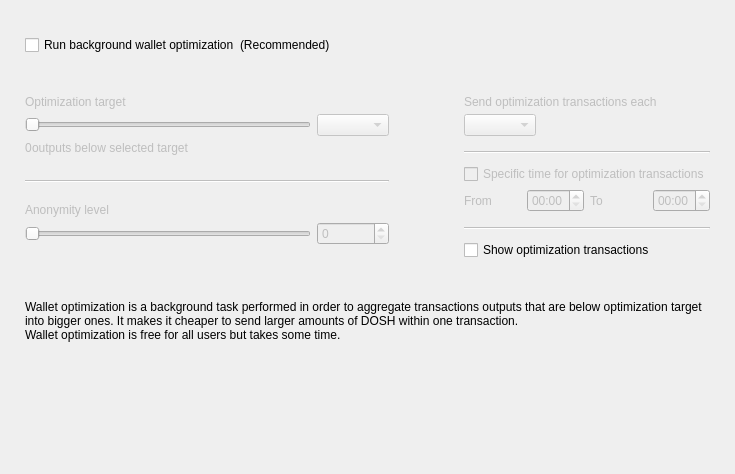
<?xml version="1.0" encoding="UTF-8"?>
<ui version="4.0">
 <class>OptimizationOptionsFrame</class>
 <widget class="QFrame" name="OptimizationOptionsFrame">
  <property name="geometry">
   <rect>
    <x>0</x>
    <y>0</y>
    <width>735</width>
    <height>474</height>
   </rect>
  </property>
  <property name="windowTitle">
   <string>Frame</string>
  </property>
  <property name="frameShape">
   <enum>QFrame::NoFrame</enum>
  </property>
  <property name="frameShadow">
   <enum>QFrame::Raised</enum>
  </property>
  <layout class="QVBoxLayout" name="verticalLayout">
   <property name="spacing">
    <number>0</number>
   </property>
   <property name="leftMargin">
    <number>25</number>
   </property>
   <property name="topMargin">
    <number>35</number>
   </property>
   <property name="rightMargin">
    <number>25</number>
   </property>
   <property name="bottomMargin">
    <number>0</number>
   </property>
   <item>
    <layout class="QHBoxLayout" name="horizontalLayout_2">
     <item>
      <widget class="QCheckBox" name="m_enableOptimizationCheck">
       <property name="text">
        <string>Run background wallet optimization</string>
       </property>
      </widget>
     </item>
     <item>
      <widget class="WalletGui::WalletNormalGrayTextLabel" name="label_8">
       <property name="text">
        <string>(Recommended)</string>
       </property>
      </widget>
     </item>
     <item>
      <spacer name="horizontalSpacer">
       <property name="orientation">
        <enum>Qt::Horizontal</enum>
       </property>
       <property name="sizeHint" stdset="0">
        <size>
         <width>40</width>
         <height>20</height>
        </size>
       </property>
      </spacer>
     </item>
    </layout>
   </item>
   <item>
    <spacer name="verticalSpacer_2">
     <property name="orientation">
      <enum>Qt::Vertical</enum>
     </property>
     <property name="sizeType">
      <enum>QSizePolicy::Fixed</enum>
     </property>
     <property name="sizeHint" stdset="0">
      <size>
       <width>20</width>
       <height>40</height>
      </size>
     </property>
    </spacer>
   </item>
   <item>
    <widget class="QWidget" name="m_optimizationOptionsWidget" native="true">
     <property name="enabled">
      <bool>true</bool>
     </property>
     <layout class="QHBoxLayout" name="horizontalLayout">
      <property name="spacing">
       <number>75</number>
      </property>
      <property name="leftMargin">
       <number>0</number>
      </property>
      <property name="topMargin">
       <number>0</number>
      </property>
      <property name="rightMargin">
       <number>0</number>
      </property>
      <property name="bottomMargin">
       <number>0</number>
      </property>
      <item alignment="Qt::AlignTop">
       <widget class="QWidget" name="widget1" native="true">
        <property name="enabled">
         <bool>false</bool>
        </property>
        <layout class="QGridLayout" name="gridLayout" columnstretch="50,0,0,0">
         <property name="leftMargin">
          <number>0</number>
         </property>
         <property name="topMargin">
          <number>0</number>
         </property>
         <property name="rightMargin">
          <number>0</number>
         </property>
         <property name="bottomMargin">
          <number>0</number>
         </property>
         <property name="verticalSpacing">
          <number>5</number>
         </property>
         <item row="0" column="0" colspan="4">
          <widget class="WalletGui::WalletNormalBlackTextLabel" name="label_5">
           <property name="text">
            <string>Optimization target</string>
           </property>
           <property name="indent">
            <number>0</number>
           </property>
          </widget>
         </item>
         <item row="4" column="0" colspan="4">
          <spacer name="verticalSpacer_3">
           <property name="orientation">
            <enum>Qt::Vertical</enum>
           </property>
           <property name="sizeType">
            <enum>QSizePolicy::Fixed</enum>
           </property>
           <property name="sizeHint" stdset="0">
            <size>
             <width>20</width>
             <height>20</height>
            </size>
           </property>
          </spacer>
         </item>
         <item row="1" column="0" colspan="3">
          <widget class="QSlider" name="m_thresholdSlider">
           <property name="maximum">
            <number>6</number>
           </property>
           <property name="pageStep">
            <number>1</number>
           </property>
           <property name="orientation">
            <enum>Qt::Horizontal</enum>
           </property>
          </widget>
         </item>
         <item row="1" column="3">
          <widget class="QComboBox" name="m_thresholdCombo"/>
         </item>
         <item row="5" column="0" colspan="4">
          <widget class="Line" name="line">
           <property name="orientation">
            <enum>Qt::Horizontal</enum>
           </property>
          </widget>
         </item>
         <item row="6" column="0" colspan="4">
          <spacer name="verticalSpacer_4">
           <property name="orientation">
            <enum>Qt::Vertical</enum>
           </property>
           <property name="sizeType">
            <enum>QSizePolicy::Fixed</enum>
           </property>
           <property name="sizeHint" stdset="0">
            <size>
             <width>20</width>
             <height>15</height>
            </size>
           </property>
          </spacer>
         </item>
         <item row="8" column="3">
          <widget class="QSpinBox" name="m_mixinSpin">
           <property name="buttonSymbols">
            <enum>QAbstractSpinBox::UpDownArrows</enum>
           </property>
          </widget>
         </item>
         <item row="7" column="0" colspan="4">
          <widget class="WalletGui::WalletNormalBlackTextLabel" name="label_7">
           <property name="text">
            <string>Anonymity level</string>
           </property>
           <property name="indent">
            <number>0</number>
           </property>
          </widget>
         </item>
         <item row="8" column="0" colspan="3">
          <widget class="QSlider" name="m_mixinSlider">
           <property name="pageStep">
            <number>1</number>
           </property>
           <property name="orientation">
            <enum>Qt::Horizontal</enum>
           </property>
          </widget>
         </item>
         <item row="2" column="0" colspan="4">
          <spacer name="verticalSpacer_12">
           <property name="orientation">
            <enum>Qt::Vertical</enum>
           </property>
           <property name="sizeType">
            <enum>QSizePolicy::Fixed</enum>
           </property>
           <property name="sizeHint" stdset="0">
            <size>
             <width>20</width>
             <height>0</height>
            </size>
           </property>
          </spacer>
         </item>
         <item row="3" column="0" colspan="4">
          <layout class="QHBoxLayout" name="horizontalLayout_3" stretch="0,1">
           <item>
            <widget class="QLabel" name="m_nonOptimizedOutputsLabel">
             <property name="text">
              <string>0</string>
             </property>
            </widget>
           </item>
           <item>
            <widget class="WalletGui::WalletNormalBlackTextLabel" name="m_nonOptimizedOutputsTextLabel">
             <property name="text">
              <string>outputs below selected target</string>
             </property>
            </widget>
           </item>
          </layout>
         </item>
        </layout>
       </widget>
      </item>
      <item>
       <layout class="QVBoxLayout" name="verticalLayout_3">
        <property name="spacing">
         <number>10</number>
        </property>
        <property name="rightMargin">
         <number>0</number>
        </property>
        <property name="bottomMargin">
         <number>0</number>
        </property>
        <item>
         <widget class="QWidget" name="widget2" native="true">
          <property name="enabled">
           <bool>false</bool>
          </property>
          <layout class="QGridLayout" name="gridLayout_2" columnstretch="0,0,0,0">
           <property name="leftMargin">
            <number>0</number>
           </property>
           <property name="topMargin">
            <number>0</number>
           </property>
           <property name="rightMargin">
            <number>0</number>
           </property>
           <property name="bottomMargin">
            <number>0</number>
           </property>
           <property name="verticalSpacing">
            <number>5</number>
           </property>
           <item row="2" column="0" colspan="2" alignment="Qt::AlignLeft">
            <widget class="QComboBox" name="m_periodCombo"/>
           </item>
           <item row="8" column="0">
            <widget class="WalletGui::WalletNormalBlackTextLabel" name="label_2">
             <property name="text">
              <string>From</string>
             </property>
            </widget>
           </item>
           <item row="8" column="1">
            <widget class="QTimeEdit" name="m_startTimeEdit">
             <property name="enabled">
              <bool>false</bool>
             </property>
             <property name="displayFormat">
              <string>HH:mm</string>
             </property>
            </widget>
           </item>
           <item row="8" column="2">
            <widget class="WalletGui::WalletNormalBlackTextLabel" name="label_3">
             <property name="text">
              <string>To</string>
             </property>
            </widget>
           </item>
           <item row="8" column="3">
            <widget class="QTimeEdit" name="m_stopTimeEdit">
             <property name="enabled">
              <bool>false</bool>
             </property>
             <property name="displayFormat">
              <string>HH:mm</string>
             </property>
            </widget>
           </item>
           <item row="6" column="0" colspan="4">
            <widget class="QCheckBox" name="m_optimizationTimeCheck">
             <property name="text">
              <string>Specific time for optimization transactions</string>
             </property>
            </widget>
           </item>
           <item row="4" column="0" colspan="4">
            <widget class="Line" name="line_2">
             <property name="orientation">
              <enum>Qt::Horizontal</enum>
             </property>
            </widget>
           </item>
           <item row="0" column="0" colspan="4">
            <widget class="WalletGui::WalletNormalBlackTextLabel" name="label_4">
             <property name="text">
              <string>Send optimization transactions each</string>
             </property>
             <property name="indent">
              <number>0</number>
             </property>
            </widget>
           </item>
           <item row="7" column="0" colspan="4">
            <spacer name="verticalSpacer_8">
             <property name="orientation">
              <enum>Qt::Vertical</enum>
             </property>
             <property name="sizeType">
              <enum>QSizePolicy::Fixed</enum>
             </property>
             <property name="sizeHint" stdset="0">
              <size>
               <width>20</width>
               <height>0</height>
              </size>
             </property>
            </spacer>
           </item>
           <item row="3" column="0" colspan="4">
            <spacer name="verticalSpacer_6">
             <property name="orientation">
              <enum>Qt::Vertical</enum>
             </property>
             <property name="sizeType">
              <enum>QSizePolicy::Fixed</enum>
             </property>
             <property name="sizeHint" stdset="0">
              <size>
               <width>20</width>
               <height>10</height>
              </size>
             </property>
            </spacer>
           </item>
           <item row="10" column="0" colspan="4">
            <widget class="Line" name="line_3">
             <property name="orientation">
              <enum>Qt::Horizontal</enum>
             </property>
            </widget>
           </item>
           <item row="1" column="0" colspan="4">
            <spacer name="verticalSpacer_5">
             <property name="orientation">
              <enum>Qt::Vertical</enum>
             </property>
             <property name="sizeType">
              <enum>QSizePolicy::Fixed</enum>
             </property>
             <property name="sizeHint" stdset="0">
              <size>
               <width>20</width>
               <height>0</height>
              </size>
             </property>
            </spacer>
           </item>
           <item row="5" column="0" colspan="4">
            <spacer name="verticalSpacer_7">
             <property name="orientation">
              <enum>Qt::Vertical</enum>
             </property>
             <property name="sizeType">
              <enum>QSizePolicy::Fixed</enum>
             </property>
             <property name="sizeHint" stdset="0">
              <size>
               <width>20</width>
               <height>5</height>
              </size>
             </property>
            </spacer>
           </item>
           <item row="9" column="0" colspan="4">
            <spacer name="verticalSpacer_10">
             <property name="orientation">
              <enum>Qt::Vertical</enum>
             </property>
             <property name="sizeType">
              <enum>QSizePolicy::Fixed</enum>
             </property>
             <property name="sizeHint" stdset="0">
              <size>
               <width>20</width>
               <height>10</height>
              </size>
             </property>
            </spacer>
           </item>
          </layout>
         </widget>
        </item>
        <item>
         <widget class="QCheckBox" name="m_showFusionTransactionsCheck">
          <property name="enabled">
           <bool>true</bool>
          </property>
          <property name="text">
           <string>Show optimization transactions</string>
          </property>
         </widget>
        </item>
       </layout>
      </item>
     </layout>
    </widget>
   </item>
   <item>
    <spacer name="verticalSpacer_11">
     <property name="orientation">
      <enum>Qt::Vertical</enum>
     </property>
     <property name="sizeType">
      <enum>QSizePolicy::Fixed</enum>
     </property>
     <property name="sizeHint" stdset="0">
      <size>
       <width>20</width>
       <height>40</height>
      </size>
     </property>
    </spacer>
   </item>
   <item>
    <widget class="WalletGui::WalletExtraNormalGrayTextLabel" name="m_helpLabel">
     <property name="text">
      <string>Wallet optimization is a background task performed in order to aggregate transactions outputs that are below optimization target into bigger ones. It makes it cheaper to send larger amounts of DOSH within one transaction.
Wallet optimization is free for all users but takes some time.</string>
     </property>
     <property name="wordWrap">
      <bool>true</bool>
     </property>
    </widget>
   </item>
   <item>
    <spacer name="verticalSpacer">
     <property name="orientation">
      <enum>Qt::Vertical</enum>
     </property>
     <property name="sizeHint" stdset="0">
      <size>
       <width>20</width>
       <height>40</height>
      </size>
     </property>
    </spacer>
   </item>
  </layout>
 </widget>
 <customwidgets>
  <customwidget>
   <class>WalletGui::WalletNormalGrayTextLabel</class>
   <extends>QLabel</extends>
   <header>Gui/Common/WalletTextLabel.h</header>
  </customwidget>
  <customwidget>
   <class>WalletGui::WalletNormalBlackTextLabel</class>
   <extends>QLabel</extends>
   <header>Gui/Common/WalletTextLabel.h</header>
  </customwidget>
  <customwidget>
   <class>WalletGui::WalletExtraNormalGrayTextLabel</class>
   <extends>QLabel</extends>
   <header>Gui/Common/WalletTextLabel.h</header>
  </customwidget>
 </customwidgets>
 <resources/>
 <connections>
  <connection>
   <sender>m_enableOptimizationCheck</sender>
   <signal>toggled(bool)</signal>
   <receiver>widget1</receiver>
   <slot>setEnabled(bool)</slot>
   <hints>
    <hint type="sourcelabel">
     <x>147</x>
     <y>47</y>
    </hint>
    <hint type="destinationlabel">
     <x>176</x>
     <y>204</y>
    </hint>
   </hints>
  </connection>
  <connection>
   <sender>m_thresholdSlider</sender>
   <signal>valueChanged(int)</signal>
   <receiver>OptimizationOptionsFrame</receiver>
   <slot>thresholdChanged(int)</slot>
   <hints>
    <hint type="sourcelabel">
     <x>116</x>
     <y>139</y>
    </hint>
    <hint type="destinationlabel">
     <x>355</x>
     <y>194</y>
    </hint>
   </hints>
  </connection>
  <connection>
   <sender>m_mixinSlider</sender>
   <signal>valueChanged(int)</signal>
   <receiver>OptimizationOptionsFrame</receiver>
   <slot>mixinChanged(int)</slot>
   <hints>
    <hint type="sourcelabel">
     <x>116</x>
     <y>240</y>
    </hint>
    <hint type="destinationlabel">
     <x>367</x>
     <y>236</y>
    </hint>
   </hints>
  </connection>
  <connection>
   <sender>m_optimizationTimeCheck</sender>
   <signal>toggled(bool)</signal>
   <receiver>m_startTimeEdit</receiver>
   <slot>setEnabled(bool)</slot>
   <hints>
    <hint type="sourcelabel">
     <x>543</x>
     <y>179</y>
    </hint>
    <hint type="destinationlabel">
     <x>501</x>
     <y>207</y>
    </hint>
   </hints>
  </connection>
  <connection>
   <sender>m_optimizationTimeCheck</sender>
   <signal>toggled(bool)</signal>
   <receiver>m_stopTimeEdit</receiver>
   <slot>setEnabled(bool)</slot>
   <hints>
    <hint type="sourcelabel">
     <x>543</x>
     <y>179</y>
    </hint>
    <hint type="destinationlabel">
     <x>643</x>
     <y>207</y>
    </hint>
   </hints>
  </connection>
  <connection>
   <sender>m_mixinSpin</sender>
   <signal>valueChanged(int)</signal>
   <receiver>OptimizationOptionsFrame</receiver>
   <slot>mixinChanged(int)</slot>
   <hints>
    <hint type="sourcelabel">
     <x>273</x>
     <y>271</y>
    </hint>
    <hint type="destinationlabel">
     <x>367</x>
     <y>236</y>
    </hint>
   </hints>
  </connection>
  <connection>
   <sender>m_thresholdCombo</sender>
   <signal>currentIndexChanged(int)</signal>
   <receiver>OptimizationOptionsFrame</receiver>
   <slot>thresholdChanged(int)</slot>
   <hints>
    <hint type="sourcelabel">
     <x>270</x>
     <y>139</y>
    </hint>
    <hint type="destinationlabel">
     <x>367</x>
     <y>236</y>
    </hint>
   </hints>
  </connection>
  <connection>
   <sender>m_enableOptimizationCheck</sender>
   <signal>toggled(bool)</signal>
   <receiver>widget2</receiver>
   <slot>setEnabled(bool)</slot>
   <hints>
    <hint type="sourcelabel">
     <x>158</x>
     <y>48</y>
    </hint>
    <hint type="destinationlabel">
     <x>556</x>
     <y>197</y>
    </hint>
   </hints>
  </connection>
 </connections>
 <slots>
  <slot>thresholdChanged(int)</slot>
  <slot>mixinChanged(int)</slot>
 </slots>
</ui>
